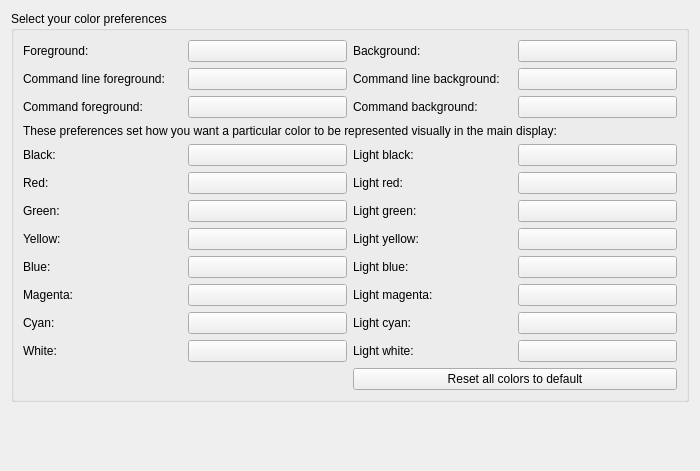
     <widget class="QWidget" name="tab_displayColors">
      <attribute name="title">
       <string>Color view</string>
      </attribute>
      <layout class="QGridLayout" name="gridLayout_2">
       <item row="0" column="0">
        <widget class="QGroupBox" name="groupBox_displayColors">
         <property name="title">
          <string>Select your color preferences</string>
         </property>
         <layout class="QGridLayout" name="gridLayout_21">
          <item row="0" column="0">
           <widget class="QLabel" name="label_22">
            <property name="text">
             <string>Foreground:</string>
            </property>
           </widget>
          </item>
          <item row="0" column="1">
           <widget class="QPushButton" name="pushButton_foreground_color">
            <property name="autoFillBackground">
             <bool>true</bool>
            </property>
            <property name="styleSheet">
             <string notr="true"/>
            </property>
            <property name="text">
             <string/>
            </property>
           </widget>
          </item>
          <item row="0" column="2">
           <widget class="QLabel" name="label_21">
            <property name="text">
             <string>Background:</string>
            </property>
           </widget>
          </item>
          <item row="0" column="3">
           <widget class="QPushButton" name="pushButton_background_color">
            <property name="autoFillBackground">
             <bool>true</bool>
            </property>
            <property name="text">
             <string/>
            </property>
           </widget>
          </item>
          <item row="1" column="0">
           <widget class="QLabel" name="label_31">
            <property name="text">
             <string>Command line foreground:</string>
            </property>
           </widget>
          </item>
          <item row="1" column="1">
           <widget class="QPushButton" name="pushButton_command_line_foreground_color">
            <property name="text">
             <string/>
            </property>
           </widget>
          </item>
          <item row="1" column="2">
           <widget class="QLabel" name="label_59">
            <property name="text">
             <string>Command line background:</string>
            </property>
           </widget>
          </item>
          <item row="1" column="3">
           <widget class="QPushButton" name="pushButton_command_line_background_color">
            <property name="text">
             <string/>
            </property>
           </widget>
          </item>
          <item row="2" column="0">
           <widget class="QLabel" name="label_32">
            <property name="text">
             <string>Command foreground:</string>
            </property>
           </widget>
          </item>
          <item row="2" column="1">
           <widget class="QPushButton" name="pushButton_command_foreground_color">
            <property name="autoFillBackground">
             <bool>true</bool>
            </property>
            <property name="text">
             <string/>
            </property>
           </widget>
          </item>
          <item row="2" column="2">
           <widget class="QLabel" name="label_37">
            <property name="text">
             <string>Command background:</string>
            </property>
           </widget>
          </item>
          <item row="2" column="3">
           <widget class="QPushButton" name="pushButton_command_background_color">
            <property name="autoFillBackground">
             <bool>true</bool>
            </property>
            <property name="text">
             <string/>
            </property>
           </widget>
          </item>
          <item row="3" column="0" colspan="4">
           <widget class="QLabel" name="label_19">
            <property name="sizePolicy">
             <sizepolicy hsizetype="Preferred" vsizetype="Preferred">
              <horstretch>0</horstretch>
              <verstretch>0</verstretch>
             </sizepolicy>
            </property>
            <property name="text">
             <string>These preferences set how you want a particular color to be represented visually in the main display:</string>
            </property>
            <property name="wordWrap">
             <bool>true</bool>
            </property>
           </widget>
          </item>
          <item row="4" column="0">
           <widget class="QLabel" name="label">
            <property name="text">
             <string>Black:</string>
            </property>
           </widget>
          </item>
          <item row="4" column="1">
           <widget class="QPushButton" name="pushButton_black">
            <property name="autoFillBackground">
             <bool>true</bool>
            </property>
            <property name="text">
             <string/>
            </property>
           </widget>
          </item>
          <item row="4" column="2">
           <widget class="QLabel" name="label_68">
            <property name="text">
             <string>Light black:</string>
            </property>
           </widget>
          </item>
          <item row="4" column="3">
           <widget class="QPushButton" name="pushButton_Lblack">
            <property name="autoFillBackground">
             <bool>true</bool>
            </property>
            <property name="text">
             <string/>
            </property>
           </widget>
          </item>
          <item row="5" column="0">
           <widget class="QLabel" name="label_2">
            <property name="text">
             <string>Red:</string>
            </property>
           </widget>
          </item>
          <item row="5" column="1">
           <widget class="QPushButton" name="pushButton_red">
            <property name="autoFillBackground">
             <bool>true</bool>
            </property>
            <property name="text">
             <string/>
            </property>
           </widget>
          </item>
          <item row="5" column="2">
           <widget class="QLabel" name="label_69">
            <property name="text">
             <string>Light red:</string>
            </property>
           </widget>
          </item>
          <item row="5" column="3">
           <widget class="QPushButton" name="pushButton_Lred">
            <property name="autoFillBackground">
             <bool>true</bool>
            </property>
            <property name="text">
             <string/>
            </property>
           </widget>
          </item>
          <item row="6" column="0">
           <widget class="QLabel" name="label_3">
            <property name="text">
             <string>Green:</string>
            </property>
           </widget>
          </item>
          <item row="6" column="1">
           <widget class="QPushButton" name="pushButton_green">
            <property name="autoFillBackground">
             <bool>true</bool>
            </property>
            <property name="text">
             <string/>
            </property>
           </widget>
          </item>
          <item row="6" column="2">
           <widget class="QLabel" name="label_70">
            <property name="text">
             <string>Light green:</string>
            </property>
           </widget>
          </item>
          <item row="6" column="3">
           <widget class="QPushButton" name="pushButton_Lgreen">
            <property name="autoFillBackground">
             <bool>true</bool>
            </property>
            <property name="text">
             <string/>
            </property>
           </widget>
          </item>
          <item row="7" column="0">
           <widget class="QLabel" name="label_4">
            <property name="text">
             <string>Yellow:</string>
            </property>
           </widget>
          </item>
          <item row="7" column="1">
           <widget class="QPushButton" name="pushButton_yellow">
            <property name="autoFillBackground">
             <bool>true</bool>
            </property>
            <property name="text">
             <string/>
            </property>
           </widget>
          </item>
          <item row="7" column="2">
           <widget class="QLabel" name="label_71">
            <property name="text">
             <string>Light yellow:</string>
            </property>
           </widget>
          </item>
          <item row="7" column="3">
           <widget class="QPushButton" name="pushButton_Lyellow">
            <property name="autoFillBackground">
             <bool>true</bool>
            </property>
            <property name="text">
             <string/>
            </property>
           </widget>
          </item>
          <item row="8" column="0">
           <widget class="QLabel" name="label_5">
            <property name="text">
             <string>Blue:</string>
            </property>
           </widget>
          </item>
          <item row="8" column="1">
           <widget class="QPushButton" name="pushButton_blue">
            <property name="autoFillBackground">
             <bool>true</bool>
            </property>
            <property name="text">
             <string/>
            </property>
           </widget>
          </item>
          <item row="8" column="2">
           <widget class="QLabel" name="label_72">
            <property name="text">
             <string>Light blue:</string>
            </property>
           </widget>
          </item>
          <item row="8" column="3">
           <widget class="QPushButton" name="pushButton_Lblue">
            <property name="autoFillBackground">
             <bool>true</bool>
            </property>
            <property name="text">
             <string/>
            </property>
           </widget>
          </item>
          <item row="9" column="0">
           <widget class="QLabel" name="label_6">
            <property name="text">
             <string>Magenta:</string>
            </property>
           </widget>
          </item>
          <item row="9" column="1">
           <widget class="QPushButton" name="pushButton_magenta">
            <property name="autoFillBackground">
             <bool>true</bool>
            </property>
            <property name="text">
             <string/>
            </property>
           </widget>
          </item>
          <item row="9" column="2">
           <widget class="QLabel" name="label_73">
            <property name="text">
             <string>Light magenta:</string>
            </property>
           </widget>
          </item>
          <item row="9" column="3">
           <widget class="QPushButton" name="pushButton_Lmagenta">
            <property name="autoFillBackground">
             <bool>true</bool>
            </property>
            <property name="text">
             <string/>
            </property>
           </widget>
          </item>
          <item row="10" column="0">
           <widget class="QLabel" name="label_7">
            <property name="text">
             <string>Cyan:</string>
            </property>
           </widget>
          </item>
          <item row="10" column="1">
           <widget class="QPushButton" name="pushButton_cyan">
            <property name="autoFillBackground">
             <bool>true</bool>
            </property>
            <property name="text">
             <string/>
            </property>
           </widget>
          </item>
          <item row="10" column="2">
           <widget class="QLabel" name="label_74">
            <property name="text">
             <string>Light cyan:</string>
            </property>
           </widget>
          </item>
          <item row="10" column="3">
           <widget class="QPushButton" name="pushButton_Lcyan">
            <property name="autoFillBackground">
             <bool>true</bool>
            </property>
            <property name="text">
             <string/>
            </property>
           </widget>
          </item>
          <item row="11" column="0">
           <widget class="QLabel" name="label_8">
            <property name="text">
             <string>White:</string>
            </property>
           </widget>
          </item>
          <item row="11" column="1">
           <widget class="QPushButton" name="pushButton_white">
            <property name="autoFillBackground">
             <bool>true</bool>
            </property>
            <property name="text">
             <string/>
            </property>
           </widget>
          </item>
          <item row="11" column="2">
           <widget class="QLabel" name="label_75">
            <property name="text">
             <string>Light white:</string>
            </property>
           </widget>
          </item>
          <item row="11" column="3">
           <widget class="QPushButton" name="pushButton_Lwhite">
            <property name="autoFillBackground">
             <bool>true</bool>
            </property>
            <property name="text">
             <string/>
            </property>
           </widget>
          </item>
          <item row="12" column="2" colspan="2">
           <widget class="QPushButton" name="reset_colors_button">
            <property name="text">
             <string>Reset all colors to default</string>
            </property>
           </widget>
          </item>
         </layout>
        </widget>
       </item>
       <item row="1" column="0">
        <spacer name="verticalSpacer_displayColors">
         <property name="orientation">
          <enum>Qt::Vertical</enum>
         </property>
         <property name="sizeHint" stdset="0">
          <size>
           <width>678</width>
           <height>58</height>
          </size>
         </property>
        </spacer>
       </item>
      </layout>
     </widget>
